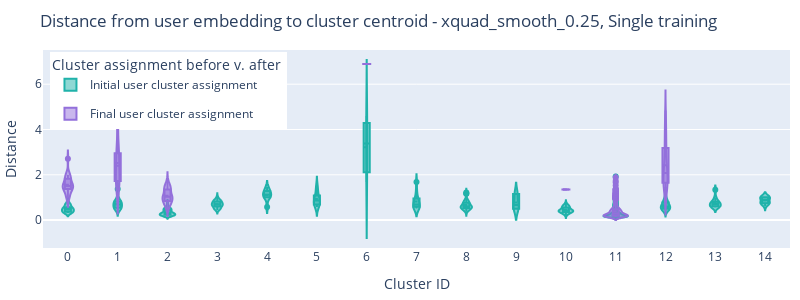

The notebook cell this image was saved under:
### Code cell
res = plot_violin(df_user_clusters, 'user_cluster', model, 0)
res.show()
file_path = f"/Users/madisonthantu/Desktop/DREAM/T-RECS-RS-research/Figures/user_cluster_assignments/violin_plots/single_training_{model}_user_cluster_assignments.png"
print(file_path)
# res.write_image(file_path)

### Figure 1 — Plotly figure (JSON) as saved in the notebook; plotly's stock layout.template omitted (floating-point values rounded to 4 significant figures; data arrays with more than 128 entries replaced by an {"elided": "..."} marker saying what was removed)
{"data": [{"box": {"visible": true}, "legendgroup": "Initial", "line": {"color": "lightseagreen"}, "meanline": {"visible": true}, "name": "Initial user cluster assignment", "showlegend": true, "type": "violin", "x": [0, 0, 0, 0, 0, 0, 0, 0, 0, 0, 0, 0, 0, 0, 0, 0, 0, 0, 0, 0, 0, 0, 0, 0, 0, 0, 0, 0, 0, 0], "y": [0.7009, 0.3683, 0.3248, 0.6591, 0.6265, 0.5073, 0.4706, 0.7328, 0.3179, 0.5381, 0.6891, 0.3354, 0.5627, 0.4885, 0.4335, 0.8213, 0.5052, 0.3437, 0.7137, 0.4861, 0.5595, 0.3391, 0.3709, 0.3967, 0.3428, 0.4331, 0.551, 0.4759, 0.4716, 0.3598]}, {"box": {"visible": true}, "legendgroup": "Final", "line": {"color": "mediumpurple"}, "meanline": {"visible": true}, "name": "Final user cluster assignment", "showlegend": true, "type": "violin", "x": [0, 0, 0, 0, 0, 0, 0, 0, 0, 0, 0, 0, 0, 0, 0, 0, 0, 0, 0, 0, 0, 0, 0, 0, 0, 0, 0, 0, 0, 0], "y": [1.473, 1.476, 1.581, 1.418, 1.407, 1.859, 1.459, 1.968, 1.97, 1.081, 1.935, 1.43, 0.9482, 1.123, 2.706, 1.83, 0.9883, 1.969, 1.366, 2.003, 1.565, 1.143, 1.372, 1.602, 1.524, 1.52, 1.493, 1.733, 1.572, 1.343]}, {"box": {"visible": true}, "legendgroup": "Initial", "line": {"color": "lightseagreen"}, "meanline": {"visible": true}, "name": "Initial user cluster assignment", "showlegend": false, "type": "violin", "x": [1, 1, 1, 1, 1, 1, 1, 1, 1, 1, 1, 1, 1, 1, 1, 1, 1, 1, 1, 1, 1, 1, 1, 1], "y": [1.37, 0.5047, 0.6554, 0.5091, 0.9066, 0.5284, 0.5518, 0.7446, 0.7668, 0.4743, 0.6434, 0.8833, 0.8244, 0.6687, 0.5666, 0.5136, 0.6117, 0.7154, 0.7316, 1.115, 0.8532, 0.8214, 0.7766, 0.422]}, {"box": {"visible": true}, "legendgroup": "Final", "line": {"color": "mediumpurple"}, "meanline": {"visible": true}, "name": "Final user cluster assignment", "showlegend": false, "type": "violin", "x": [1, 1, 1, 1, 1, 1, 1, 1, 1, 1, 1, 1, 1, 1, 1, 1, 1, 1, 1, 1, 1, 1, 1, 1, 1, 1, 1], "y": [3.098, 2.572, 2.401, 3.77, 2.952, 2.945, 4.213, 1.491, 4.752, 1.956, 1.767, 1.428, 1.807, 1.864, 4.72, 3.117, 1.705, 1.701, 1.693, 1.625, 2.93, 2.494, 2.951, 2.82, 2.051, 1.291, 1.867]}, {"box": {"visible": true}, "legendgroup": "Initial", "line": {"color": "lightseagreen"}, "meanline": {"visible": true}, "name": "Initial user cluster assignment", "showlegend": false, "type": "violin", "x": {"elided": "149 int values"}, "y": {"elided": "149 float values"}}, {"box": {"visible": true}, "legendgroup": "Final", "line": {"color": "mediumpurple"}, "meanline": {"visible": true}, "name": "Final user cluster assignment", "showlegend": false, "type": "violin", "x": [2, 2, 2, 2, 2, 2, 2, 2, 2, 2, 2, 2, 2, 2, 2, 2, 2, 2, 2, 2, 2, 2, 2, 2, 2, 2, 2, 2, 2, 2, 2, 2, 2, 2, 2, 2, 2, 2, 2, 2, 2, 2, 2, 2, 2, 2, 2, 2, 2, 2, 2, 2, 2, 2, 2, 2, 2, 2, 2, 2, 2, 2, 2, 2, 2, 2, 2, 2, 2, 2, 2, 2, 2, 2, 2, 2, 2, 2, 2, 2, 2, 2, 2, 2, 2], "y": [1.534, 1.586, 0.7943, 1.514, 0.8941, 1.361, 1.168, 1.777, 1.404, 1.359, 1.61, 0.789, 1.516, 0.5426, 1.833, 0.8939, 0.7886, 1.033, 0.6203, 1.236, 1.114, 0.8749, 0.9819, 1.234, 1.333, 0.9044, 1.554, 1.473, 1.277, 1.069, 1.006, 1.548, 0.8792, 1.563, 1.04, 1.354, 1.391, 0.6638, 0.652, 1.004, 1.149, 0.7975, 0.8913, 0.7561, 0.8861, 0.6754, 0.6415, 1.443, 1.085, 1.113, 1.025, 1.043, 0.5348, 0.9795, 0.5318, 0.9801, 1.006, 0.8987, 0.6157, 1.109, 0.9588, 0.7708, 1.632, 1.409, 0.7448, 0.8535, 1.207, 1.227, 0.7412, 1.479, 1.424, 0.9557, 0.8062, 0.9829, 1.034, 1.153, 0.6623, 1.186, 1.03, 0.7779, 0.8939, 1.41, 1.301, 1.295, 0.4565]}, {"box": {"visible": true}, "legendgroup": "Initial", "line": {"color": "lightseagreen"}, "meanline": {"visible": true}, "name": "Initial user cluster assignment", "showlegend": false, "type": "violin", "x": [3, 3, 3, 3, 3, 3, 3, 3, 3, 3, 3, 3, 3, 3, 3, 3, 3, 3, 3, 3, 3, 3, 3, 3, 3, 3, 3, 3, 3, 3, 3, 3, 3, 3, 3, 3], "y": [0.8404, 0.5016, 0.4411, 0.8813, 0.5647, 0.6235, 0.8846, 0.8555, 0.5953, 0.8564, 0.5998, 0.7326, 0.8467, 0.6487, 0.9443, 1.031, 0.7376, 0.4836, 0.8004, 0.764, 0.6937, 0.6174, 0.5081, 0.7026, 0.6729, 0.7099, 0.488, 0.7714, 0.7864, 0.5133, 0.6979, 0.6723, 0.4911, 0.6582, 0.695, 0.8787]}, {"box": {"visible": true}, "legendgroup": "Final", "line": {"color": "mediumpurple"}, "meanline": {"visible": true}, "name": "Final user cluster assignment", "showlegend": false, "type": "violin", "x": [], "y": []}, {"box": {"visible": true}, "legendgroup": "Initial", "line": {"color": "lightseagreen"}, "meanline": {"visible": true}, "name": "Initial user cluster assignment", "showlegend": false, "type": "violin", "x": [4, 4, 4, 4, 4, 4, 4, 4, 4], "y": [1.075, 1.123, 1.177, 0.5794, 0.9908, 1.46, 1.273, 1.309, 1.021]}, {"box": {"visible": true}, "legendgroup": "Final", "line": {"color": "mediumpurple"}, "meanline": {"visible": true}, "name": "Final user cluster assignment", "showlegend": false, "type": "violin", "x": [], "y": []}, {"box": {"visible": true}, "legendgroup": "Initial", "line": {"color": "lightseagreen"}, "meanline": {"visible": true}, "name": "Initial user cluster assignment", "showlegend": false, "type": "violin", "x": [5, 5, 5, 5, 5, 5, 5, 5, 5, 5, 5, 5], "y": [0.8025, 1.187, 0.6403, 0.8924, 0.574, 0.6521, 0.9431, 0.8358, 1.536, 1.341, 0.721, 0.9892]}, {"box": {"visible": true}, "legendgroup": "Final", "line": {"color": "mediumpurple"}, "meanline": {"visible": true}, "name": "Final user cluster assignment", "showlegend": false, "type": "violin", "x": [], "y": []}, {"box": {"visible": true}, "legendgroup": "Initial", "line": {"color": "lightseagreen"}, "meanline": {"visible": true}, "name": "Initial user cluster assignment", "showlegend": false, "type": "violin", "x": [6, 6, 6], "y": [4.592, 3.383, 1.686]}, {"box": {"visible": true}, "legendgroup": "Final", "line": {"color": "mediumpurple"}, "meanline": {"visible": true}, "name": "Final user cluster assignment", "showlegend": false, "type": "violin", "x": [6], "y": [6.895]}, {"box": {"visible": true}, "legendgroup": "Initial", "line": {"color": "lightseagreen"}, "meanline": {"visible": true}, "name": "Initial user cluster assignment", "showlegend": false, "type": "violin", "x": [7, 7, 7, 7, 7, 7, 7, 7, 7, 7, 7, 7], "y": [0.9317, 0.9643, 0.5694, 1.263, 0.6097, 1.685, 0.6063, 0.6185, 0.5149, 0.7648, 0.8312, 0.524]}, {"box": {"visible": true}, "legendgroup": "Final", "line": {"color": "mediumpurple"}, "meanline": {"visible": true}, "name": "Final user cluster assignment", "showlegend": false, "type": "violin", "x": [], "y": []}, {"box": {"visible": true}, "legendgroup": "Initial", "line": {"color": "lightseagreen"}, "meanline": {"visible": true}, "name": "Initial user cluster assignment", "showlegend": false, "type": "violin", "x": [8, 8, 8, 8, 8, 8, 8, 8, 8, 8, 8, 8, 8, 8, 8, 8, 8, 8, 8, 8, 8, 8, 8, 8, 8, 8, 8, 8, 8, 8, 8, 8, 8, 8, 8, 8, 8, 8, 8, 8, 8, 8, 8, 8, 8, 8, 8, 8, 8], "y": [0.8227, 0.8015, 1.213, 0.4401, 0.4564, 0.5372, 0.6019, 0.6631, 0.5638, 0.8518, 0.7697, 0.6618, 0.8856, 0.5122, 1.179, 0.4877, 0.5565, 0.6396, 0.8563, 0.9604, 0.4998, 0.5298, 0.5178, 0.5852, 0.503, 0.5973, 0.5703, 0.3631, 0.4752, 0.6302, 0.5859, 0.6829, 0.521, 0.5892, 0.7654, 0.6863, 1.159, 0.8392, 0.7432, 0.5163, 0.6648, 0.5878, 0.8342, 0.5281, 0.6153, 0.3914, 0.756, 0.6883, 0.5887]}, {"box": {"visible": true}, "legendgroup": "Final", "line": {"color": "mediumpurple"}, "meanline": {"visible": true}, "name": "Final user cluster assignment", "showlegend": false, "type": "violin", "x": [], "y": []}, {"box": {"visible": true}, "legendgroup": "Initial", "line": {"color": "lightseagreen"}, "meanline": {"visible": true}, "name": "Initial user cluster assignment", "showlegend": false, "type": "violin", "x": [9, 9, 9, 9, 9, 9], "y": [0.7113, 1.184, 0.6248, 1.154, 0.4802, 0.4957]}, {"box": {"visible": true}, "legendgroup": "Final", "line": {"color": "mediumpurple"}, "meanline": {"visible": true}, "name": "Final user cluster assignment", "showlegend": false, "type": "violin", "x": [], "y": []}, {"box": {"visible": true}, "legendgroup": "Initial", "line": {"color": "lightseagreen"}, "meanline": {"visible": true}, "name": "Initial user cluster assignment", "showlegend": false, "type": "violin", "x": [10, 10, 10, 10, 10, 10, 10, 10, 10, 10, 10, 10, 10, 10, 10, 10, 10, 10, 10, 10, 10, 10, 10, 10, 10, 10, 10, 10, 10, 10, 10, 10, 10, 10, 10, 10, 10, 10, 10, 10, 10, 10, 10, 10, 10, 10, 10, 10, 10, 10, 10, 10, 10, 10, 10, 10, 10, 10], "y": [0.5485, 0.2113, 0.3072, 0.4917, 0.6185, 0.3869, 0.3217, 0.4218, 0.5555, 0.2944, 0.4062, 0.4026, 0.3293, 0.4372, 0.3455, 0.4548, 0.226, 0.265, 0.4144, 0.379, 0.3759, 0.7548, 0.6333, 0.7156, 0.5943, 0.4003, 0.4135, 0.3588, 0.4199, 0.5117, 0.4753, 0.5086, 0.5649, 0.4307, 0.459, 0.6324, 0.3595, 0.5203, 0.4462, 0.6417, 0.3457, 0.5423, 0.3662, 0.4176, 0.4192, 0.3956, 0.3308, 0.4042, 0.5854, 0.4604, 0.5973, 0.6694, 0.3343, 0.3621, 0.2837, 0.5782, 0.7007, 0.6285]}, {"box": {"visible": true}, "legendgroup": "Final", "line": {"color": "mediumpurple"}, "meanline": {"visible": true}, "name": "Final user cluster assignment", "showlegend": false, "type": "violin", "x": [10], "y": [1.349]}, {"box": {"visible": true}, "legendgroup": "Initial", "line": {"color": "lightseagreen"}, "meanline": {"visible": true}, "name": "Initial user cluster assignment", "showlegend": false, "type": "violin", "x": {"elided": "499 int values"}, "y": {"elided": "499 float values"}}, {"box": {"visible": true}, "legendgroup": "Final", "line": {"color": "mediumpurple"}, "meanline": {"visible": true}, "name": "Final user cluster assignment", "showlegend": false, "type": "violin", "x": {"elided": "721 int values"}, "y": {"elided": "721 float values"}}, {"box": {"visible": true}, "legendgroup": "Initial", "line": {"color": "lightseagreen"}, "meanline": {"visible": true}, "name": "Initial user cluster assignment", "showlegend": false, "type": "violin", "x": [12, 12, 12, 12, 12, 12, 12, 12, 12, 12, 12, 12, 12, 12, 12, 12, 12, 12, 12, 12, 12, 12, 12, 12, 12, 12, 12, 12, 12], "y": [0.7721, 0.4689, 0.4839, 0.4723, 0.5341, 0.677, 0.3865, 0.8696, 0.4244, 0.6965, 0.6629, 0.6776, 0.5688, 0.8459, 0.8261, 0.5316, 0.5622, 0.8128, 1.199, 0.974, 0.5808, 0.4982, 0.6555, 0.5591, 0.5015, 0.716, 0.5893, 0.9984, 0.3767]}, {"box": {"visible": true}, "legendgroup": "Final", "line": {"color": "mediumpurple"}, "meanline": {"visible": true}, "name": "Final user cluster assignment", "showlegend": false, "type": "violin", "x": [12, 12, 12, 12, 12, 12, 12, 12, 12, 12, 12, 12, 12, 12, 12, 12, 12, 12, 12, 12, 12, 12, 12, 12, 12, 12, 12, 12, 12, 12, 12, 12, 12, 12, 12, 12, 12, 12, 12, 12, 12, 12, 12, 12, 12, 12, 12, 12, 12, 12, 12, 12, 12, 12, 12, 12, 12, 12, 12, 12, 12, 12, 12, 12, 12, 12, 12, 12, 12, 12, 12, 12, 12, 12, 12, 12, 12, 12], "y": [1.742, 1.838, 1.603, 1.781, 1.531, 1.651, 2.053, 1.802, 1.823, 2.039, 1.676, 1.885, 1.352, 2.193, 1.598, 3.851, 1.378, 1.92, 4.271, 4.398, 2.853, 1.515, 2.697, 4.711, 1.977, 2.502, 3.381, 1.464, 1.584, 1.131, 2.102, 2.372, 1.685, 3.185, 1.347, 1.502, 4.047, 1.189, 3.607, 2.469, 3.794, 1.121, 2.817, 2.1, 3.602, 2.201, 1.48, 3.215, 1.644, 1.345, 1.906, 1.916, 2.13, 1.861, 3.314, 4.038, 1.46, 2.566, 4.008, 3.231, 1.632, 4.84, 1.928, 1.501, 3.685, 2.528, 3.052, 3.424, 2.098, 1.8, 1.544, 4.537, 2.688, 1.745, 4.547, 2.214, 2.669, 2.757]}, {"box": {"visible": true}, "legendgroup": "Initial", "line": {"color": "lightseagreen"}, "meanline": {"visible": true}, "name": "Initial user cluster assignment", "showlegend": false, "type": "violin", "x": [13, 13, 13, 13, 13, 13, 13, 13, 13, 13, 13], "y": [0.7159, 0.6215, 0.6848, 0.6048, 0.9942, 0.7821, 1.336, 0.786, 0.5577, 0.8183, 0.5898]}, {"box": {"visible": true}, "legendgroup": "Final", "line": {"color": "mediumpurple"}, "meanline": {"visible": true}, "name": "Final user cluster assignment", "showlegend": false, "type": "violin", "x": [], "y": []}, {"box": {"visible": true}, "legendgroup": "Initial", "line": {"color": "lightseagreen"}, "meanline": {"visible": true}, "name": "Initial user cluster assignment", "showlegend": false, "type": "violin", "x": [14, 14, 14, 14, 14, 14, 14, 14, 14, 14, 14, 14, 14, 14, 14, 14], "y": [0.9317, 0.9747, 0.782, 0.8718, 0.7455, 1.049, 0.6079, 1.04, 1.044, 1.058, 0.7065, 0.966, 0.7502, 0.9108, 0.7678, 0.7333]}, {"box": {"visible": true}, "legendgroup": "Final", "line": {"color": "mediumpurple"}, "meanline": {"visible": true}, "name": "Final user cluster assignment", "showlegend": false, "type": "violin", "x": [], "y": []}], "layout": {"height": 300, "legend": {"title": {"text": "Cluster assignment before v. after "}, "x": 0.01, "xanchor": "left", "y": 0.99, "yanchor": "top"}, "margin": {"b": 20, "l": 20, "r": 10, "t": 50}, "title": {"text": "Distance from user embedding to cluster centroid - xquad_smooth_0.25, Single training", "x": 0.05, "xanchor": "left", "y": 0.95, "yanchor": "top"}, "width": 800, "xaxis": {"dtick": 1, "tick0": 0, "ticktext": [0, 1, 2, 3, 4, 5, 6, 7, 8, 9, 10, 11, 12, 13, 14], "title": {"text": "Cluster ID"}}, "yaxis": {"title": {"text": "Distance"}}}}
